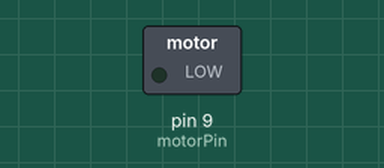
This sketch was run on a simulated Arduino Uno, built with avr-gcc and run on an emulated ATmega328P. Shown: switched loads named in the sketch (green lamp = pin HIGH).

Above: at 0.05 s.
At 6.45 s:
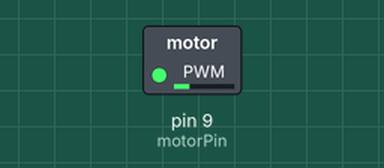
At 12.85 s:
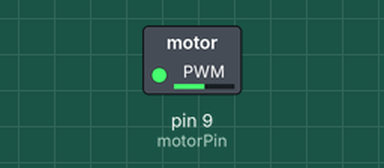
At 25.6 s:
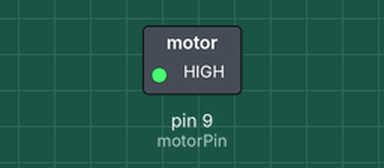
Timing chart, 0 to 40.0 s (numbered marks = the images above):
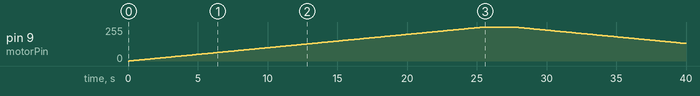

Measured:
- by itself, pin 9 (motorPin): rises from 0/255 to 255/255 in 25.4 s, then falls to 132/255 in 14.4 s

The sketch:

DC_Motor_Test.ino
```cpp
int motorPin = 9;

void setup() {
  // put your setup code here, to run once:
  pinMode(motorPin, OUTPUT);
}

void loop() {
  // put your main code here, to run repeatedly:
  for (int i=0; i<=255;i++)
  {
      analogWrite(motorPin,i);
      delay(100);
  }
  delay(2000);
  for (int i = 255;i>=0;i--)
 {
    analogWrite(motorPin,i);
    delay(100);
 }
 delay(2000);

}
```
